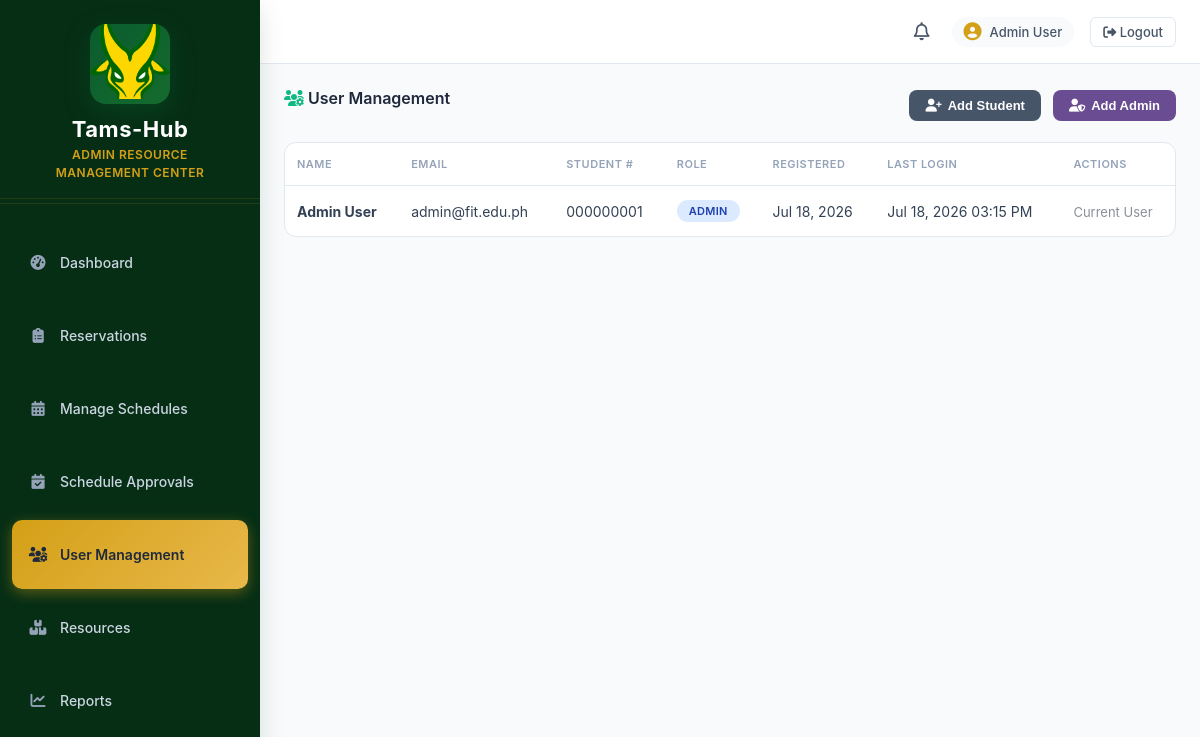
Page /admin_dashboard.php?section=users (signed in) on the committed database.
### tables this page shows
CREATE TABLE `users` (
  `email` varchar(100) NOT NULL,
  `password` varchar(255) NOT NULL,
  `first_name` varchar(50) NOT NULL,
  `last_name` varchar(50) NOT NULL,
  `student_number` varchar(20) NOT NULL,
  `role` enum('student','admin') NOT NULL DEFAULT 'student',
  `last_login` timestamp NULL DEFAULT NULL,
  `created_at` timestamp NOT NULL DEFAULT current_timestamp(),
  `updated_at` timestamp NOT NULL DEFAULT current_timestamp() ON UPDATE current_timestamp()
);

### admin_dashboard.php (the view, shortened to what this page needs)
<?php
$user_email = $_SESSION['user_email'] ?? $_SESSION['email'] ?? '';
require_once __DIR__ . '/db_connect.php';
$user_query = "SELECT email, first_name, last_name, role FROM users WHERE email = ?";
$user_stmt = $conn->prepare($user_query);
$user_stmt->bind_param("s", $user_email);
$user_stmt->execute();
$user_data = $user_stmt->get_result()->fetch_assoc();
$users_query = "SELECT email, first_name, last_name, student_number, role, created_at, last_login FROM users ORDER BY role DESC, created_at DESC";
$users_result = $conn->query($users_query);
$current_section = $_GET['section'] ?? 'dashboard';
$full_name = $user_data['first_name'] . ' ' . $user_data['last_name'];
?>
<!DOCTYPE html>
<html lang="en">
<head>
    <link rel="stylesheet" href="https://cdnjs.cloudflare.com/ajax/libs/font-awesome/6.4.2/css/all.min.css" />
    <link rel="stylesheet" href="dashboardstyle_admin.css" />
</head>
<body>
<?php include __DIR__ . '/admin_sidebar.php'; ?>
<main class="content-wrapper">
        <header class="topbar">
            <button class="menu-btn" id="sidebarToggle" aria-label="Toggle sidebar"><i class="fa-solid fa-bars"></i></button>
            <div class="topbar-title">Admin Resource Center</div>
            <div class="topbar-right">
                <i class="fa-regular fa-bell"></i>
                <div class="user-chip"><i class="fa-solid fa-circle-user"></i><span><?php echo htmlspecialchars($full_name); ?></span></div>
                <a href="logout.php" class="logout-link"><i class="fa-solid fa-sign-out-alt"></i> Logout</a>
            </div>
        </header>
        <div class="page-content">
            <?php if ($current_section === 'users'): ?>
            <section class="section-block" id="users">
                <div class="section-header">
                    <h3 class="section-title"><i class="fa-solid fa-users-cog" style="color: #10b981;"></i> User Management</h3>
                    <div class="section-actions">
                        <button class="btn-secondary" onclick="openAddStudentModal()"><i class="fa-solid fa-user-plus"></i> Add Student</button>
                        <button class="btn-secondary btn-secondary-admin" onclick="openAddAdminModal()"><i class="fa-solid fa-user-shield"></i> Add Admin</button>
                    </div>
                </div>
                <div class="panel panel-table">
                    <div class="table-wrap">
                        <table class="requests-table">
                            <thead>
                                <tr>
                                    <th>Name</th>
                                    <th>Email</th>
                                    <th>Student #</th>
                                    <th>Role</th>
                                    <th>Registered</th>
                                    <th>Last Login</th>
                                    <th>Actions</th>
                                </tr>
                            </thead>
                            <tbody>
                                <?php if ($users_result->num_rows > 0): ?>
                                    <?php while ($user = $users_result->fetch_assoc()): ?>
                                        <tr>
                                            <td><strong><?php echo htmlspecialchars($user['first_name'] . ' ' . $user['last_name']); ?></strong></td>
                                            <td><?php echo htmlspecialchars($user['email']); ?></td>
                                            <td><?php echo htmlspecialchars($user['student_number'] ?: '—'); ?></td>
                                            <td>
                                                <span class="status-tag <?php echo $user['role'] === 'admin' ? 'status-busy' : 'status-approved'; ?>">
                                                    <?php echo ucfirst($user['role']); ?>
                                                </span>
                                            </td>
                                            <td><?php echo date('M d, Y', strtotime($user['created_at'])); ?></td>
                                            <td><?php echo $user['last_login'] ? date('M d, Y h:i A', strtotime($user['last_login'])) : 'Never'; ?></td>
                                            <td>
                                                <?php if ($user['role'] === 'student'): ?>
                                                    <form method="POST" class="inline-form" onsubmit="return confirm('Upgrade this student to admin?');">
                                                        <input type="hidden" name="upgrade_to_admin" value="1">
                                                        <input type="hidden" name="user_email" value="<?php echo htmlspecialchars($user['email']); ?>">
                                                        <button type="submit" class="action-btn action-btn-primary"><i class="fa-solid fa-user-shield"></i> Make Admin</button>
                                                    </form>
                                                <?php else: ?>
                                                    <span class="text-muted">Current User</span>
                                                <?php endif; ?>
                                            </td>
                                        </tr>
                                    <?php endwhile; ?>
                                <?php else: ?>
                                    <tr>
                                        <td colspan="7" class="text-center-muted">No users found.</td>
                                    </tr>
                                <?php endif; ?>
                            </tbody>
                        </table>
                    </div>
                </div>
            </section>
            <?php endif; ?>
        </div>
    </main>
</body>
</html>

### dashboardstyle_admin.css (style rules this page uses)
* { box-sizing: border-box; }
:root { --accent-primary: #0A5C2E; --accent-primary-hover: #0D733A; --accent-primary-light: #156B2E; --accent-gold: #D4A017; --accent-gold-hover: #BB8A13; --accent-gold-light: #E8B84A; --sidebar-bg: #062E15; --sidebar-border: rgba(212, 160, 23, 0.15); --text-primary: #1e293b; --text-secondary: #475569; --text-muted: #94a3b8; --text-white: #ffffff; --text-gold: #D4A017; --bg-primary: #f8fafc; --bg-white: #ffffff; --bg-card: #fbfcf7; --bg-hover: #f8fafc; --border-light: #e2e8f0; --border-medium: #cbd5e1; --border-gold: rgba(212, 160, 23, 0.3); --radius-sm: 6px; --radius-md: 8px; --radius-lg: 12px; --radius-xl: 16px; --radius-full: 9999px; --shadow-sm: 0 1px 3px rgba(0, 0, 0, 0.04); --shadow-md: 0 4px 12px rgba(0, 0, 0, 0.06); --shadow-lg: 0 8px 24px rgba(6, 72, 20, 0.14); --shadow-xl: 0 20px 60px rgba(6, 72, 20, 0.2); --transition-fast: 0.15s ease; --transition-normal: 0.2s ease; --transition-slow: 0.3s ease; }
body { margin: 0; font-family: 'Inter', -apple-system, BlinkMacSystemFont, 'Segoe UI', Roboto, sans-serif; background: var(--bg-primary); color: var(--text-primary); display: flex; min-height: 100vh; }
.content-wrapper { flex: 1; display: flex; flex-direction: column; min-width: 0; transition: margin-left var(--transition-slow); }
.topbar { height: 64px; background: var(--bg-white); border-bottom: 1px solid var(--border-light); display: flex; align-items: center; padding: 0 24px; gap: 16px; flex-shrink: 0; box-shadow: var(--shadow-sm); }
.menu-btn { background: none; border: none; font-size: 18px; color: var(--text-secondary); cursor: pointer; padding: 6px; border-radius: 6px; transition: background var(--transition-fast), color var(--transition-fast); }
.topbar-title { font-size: 16px; font-weight: 600; color: var(--text-primary); }
.topbar-right { margin-left: auto; display: flex; align-items: center; gap: 16px; color: var(--text-secondary); }
.topbar-right > i { font-size: 18px; cursor: pointer; padding: 6px; border-radius: 6px; transition: background var(--transition-fast), color var(--transition-fast); }
.user-chip { display: flex; align-items: center; gap: 8px; font-size: 13px; font-weight: 500; color: var(--text-secondary); padding: 6px 12px; background: var(--bg-hover); border-radius: var(--radius-full); }
.user-chip i { font-size: 18px; color: var(--accent-gold); }
.logout-link { color: var(--text-secondary); text-decoration: none; font-weight: 500; padding: 6px 12px; border: 1px solid var(--border-light); border-radius: 6px; transition: all var(--transition-fast); font-size: 13px; }
.page-content { padding: 24px; flex: 1; background: var(--bg-primary); margin-left: 260px; transition: margin-left var(--transition-slow); }
.section-block { margin-bottom: 24px; }
.section-title { margin: 0 0 14px; font-size: 16px; font-weight: 600; color: var(--text-primary); }
.panel { background: var(--bg-white); border-radius: var(--radius-lg); padding: 20px; border: 1px solid var(--border-light); }
.panel-table { padding: 0; overflow: hidden; }
.requests-table { width: 100%; border-collapse: collapse; }
.requests-table th { text-align: left; font-size: 11px; text-transform: uppercase; letter-spacing: 0.5px; color: var(--text-muted); font-weight: 600; padding: 14px 12px; border-bottom: 1px solid var(--border-light); }
.requests-table td { font-size: 14px; color: #334155; padding: 14px 12px; border-bottom: 1px solid #f8fafc; vertical-align: middle; }
.requests-table tr:last-child td { border-bottom: none; }
.status-tag { display: inline-block; padding: 4px 12px; border-radius: 20px; font-size: 11px; font-weight: 600; text-transform: uppercase; letter-spacing: 0.3px; }
.status-busy, .status-reserved { background: #dbeafe; color: #1e40af; }
.section-header { display: flex; justify-content: space-between; align-items: center; flex-wrap: wrap; gap: 16px; margin-bottom: 20px; }
.section-actions { display: flex; gap: 12px; }
.btn-secondary-admin { background: #6a4c93; color: white; }
.text-muted { color: var(--text-muted); font-size: 13px; }
.table-wrap { overflow-x: auto; }

### rows in the picture
users: first_name+last_name "Admin User", email "admin@fit.edu.ph", student_number "000000001", role "ADMIN", created_at "Jul 18, 2026", last_login "Jul 18, 2026 03:15 PM", shows "Current User"

### other values in the picture
$item['label'] "Dashboard"
$item['label'] "Reservations"
$item['label'] "Manage Schedules"
$item['label'] "Schedule Approvals"
$item['label'] "User Management"
$item['label'] "Resources"
$item['label'] "Reports"
$full_name "Admin User"
